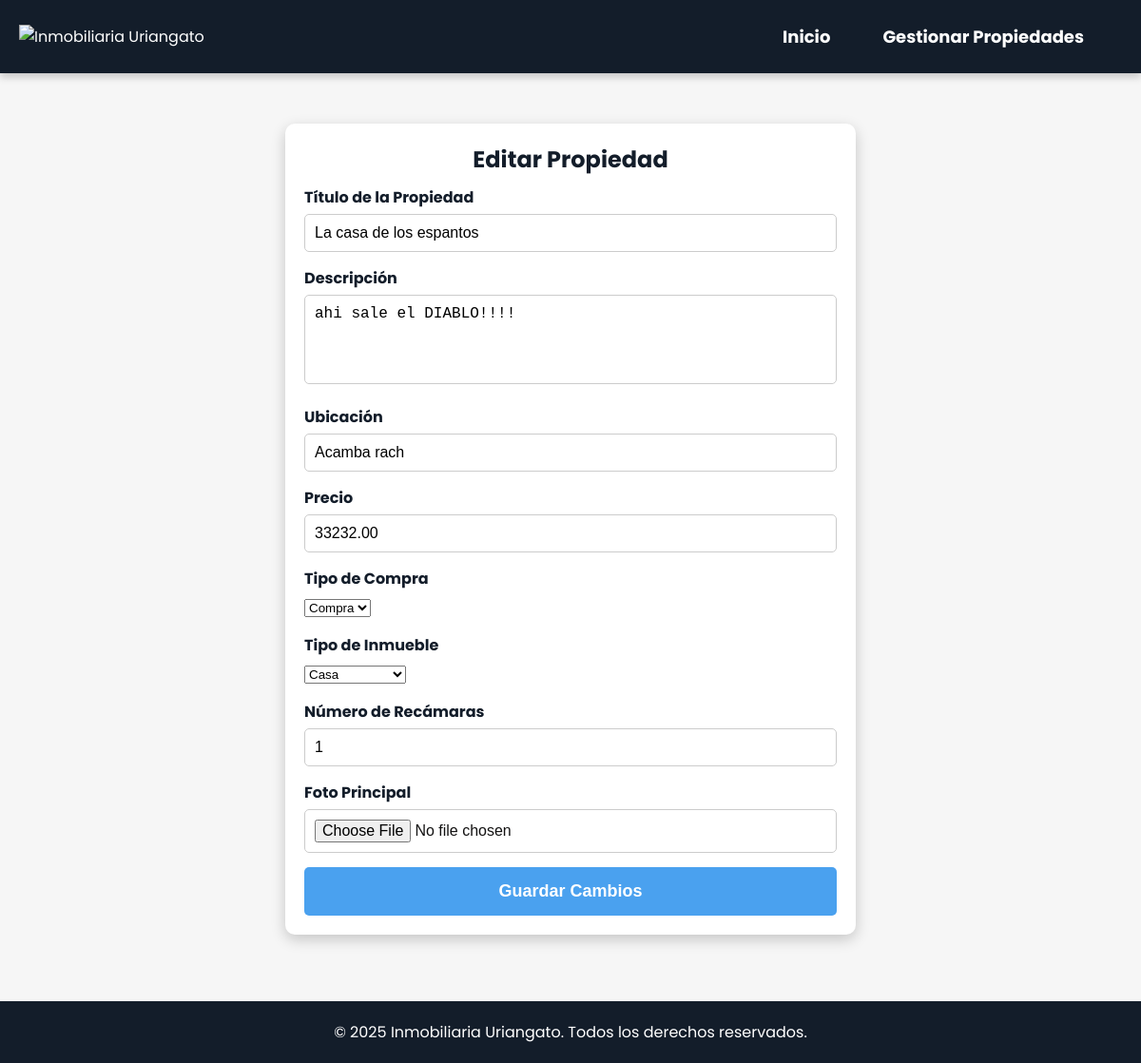
The page /editar-propiedad/6/ on the database its author committed.
### principal/models.py (models this page shows, shortened)
class Propiedad(models.Model):
    TIPO_COMPRA_CHOICES = [
        ('compra', 'Compra'),
        ('renta', 'Renta'),
    ]
    TIPO_INMUEBLE_CHOICES = [
        ('casa', 'Casa'),
        ('departamento', 'Departamento'),
        ('terreno', 'Terreno'),
    ]
    titulo = models.CharField(max_length=200)
    descripcion = models.TextField()
    ubicacion = models.CharField(max_length=200)
    precio = models.DecimalField(max_digits=18, decimal_places=2)
    foto_principal = models.ImageField(upload_to='propiedades/')
    fecha_creacion = models.DateTimeField(auto_now_add=True)
    tipo_compra = models.CharField(max_length=10, choices=TIPO_COMPRA_CHOICES, default='compra')
    tipo_inmueble = models.CharField(max_length=15, choices=TIPO_INMUEBLE_CHOICES, default='casa')
    numero_recamaras = models.IntegerField(default=1)

### principal/views.py (the view, shortened to what this page needs)
# urls.py: path('editar-propiedad/<int:propiedad_id>/', views.editar_propiedad, name='editar_propiedad'),
def editar_propiedad(request, propiedad_id):
    propiedad = get_object_or_404(Propiedad, id=propiedad_id)
    return render(request, 'principal/editar_propiedad.html', {'propiedad': propiedad})

### principal/templates/principal/editar_propiedad.html (shortened to what this page needs)
<!DOCTYPE html>
<html lang="es">
<head>
    {% load static %}
    <link rel="stylesheet" href="{% static 'estilos/main.css' %}">
    <link rel="stylesheet" href="{% static 'estilos/agregar_propiedad.css' %}">
</head>
<body>
<header>
    <div class="logo">
        <img src="{% static 'imagenes/logo.png' %}" alt="Inmobiliaria Uriangato">
    </div>
    <nav>
        <ul>
            <li><a href="{% url 'index' %}">Inicio</a></li>
            <li><a href="{% url 'propiedades_admin' %}">Gestionar Propiedades</a></li>
        </ul>
    </nav>
</header>
<main>
    <section class="formulario-container">
        <h2>Editar Propiedad</h2>
        <form action="" method="POST" enctype="multipart/form-data">
            <div class="form-group">
                <label for="titulo">Título de la Propiedad</label>
                <input type="text" id="titulo" name="titulo" value="{{ propiedad.titulo }}" required>
            </div>
            <div class="form-group">
                <label for="descripcion">Descripción</label>
                <textarea id="descripcion" name="descripcion" rows="4" required>{{ propiedad.descripcion }}</textarea>
            </div>
            <div class="form-group">
                <label for="ubicacion">Ubicación</label>
                <input type="text" id="ubicacion" name="ubicacion" value="{{ propiedad.ubicacion }}" required>
            </div>
            <div class="form-group">
                <label for="precio">Precio</label>
                <input type="number" id="precio" name="precio" value="{{ propiedad.precio }}" required>
            </div>
            <div class="form-group">
                <label for="tipo_compra">Tipo de Compra</label>
                <select id="tipo_compra" name="tipo_compra" required>
                    <option value="compra" {% if propiedad.tipo_compra == "compra" %}selected{% endif %}>Compra</option>
                </select>
            </div>
            <div class="form-group">
                <label for="tipo_inmueble">Tipo de Inmueble</label>
                <select id="tipo_inmueble" name="tipo_inmueble" required>
                    <option value="casa" {% if propiedad.tipo_inmueble == "casa" %}selected{% endif %}>Casa</option>
                </select>
            </div>
            <div class="form-group">
                <label for="numero_recamaras">Número de Recámaras</label>
                <input type="number" id="numero_recamaras" name="numero_recamaras" value="{{ propiedad.numero_recamaras }}" min="0" required>
            </div>
            <div class="form-group">
                <label for="foto_principal">Foto Principal</label>
                <input type="file" id="foto_principal" name="foto_principal" accept="image/*">
            </div>
            <button type="submit" class="btn-enviar">Guardar Cambios</button>
        </form>
    </section>
</main>
<footer>
    <p>&copy; 2025 Inmobiliaria Uriangato. Todos los derechos reservados.</p>
</footer>
</body>
</html>

### principal/static/estilos/main.css (style rules this page uses)
:root { --primary-color: #4AA1EF; --secondary-color: #0CDDC7; --dark-bg: #131D2A; --text-color: #131212; --light-bg: #F6F6F6; --white: #FFFFFF; }
body { min-height: 100vh; display: flex; flex-direction: column; font-family: 'Poppins', sans-serif; margin: 0; padding: 0; background-color: var(--light-bg); color: var(--text-color); }
html, body { overflow-x: hidden; width: 100%; }
main { flex: 1; max-width: 100%; overflow-x: hidden; }
* { box-sizing: border-box; margin: 0; padding: 0; }
header { background-color: var(--dark-bg); color: var(--white); padding: 15px 20px; display: flex; justify-content: space-between; align-items: center; position: fixed; top: 0; left: 0; width: 100%; z-index: 1000; transition: all 0.3s ease-in-out; box-shadow: 0px 4px 8px rgba(0, 0, 0, 0.2); }
body { padding-top: 80px; }
.logo img { height: 50px; }
nav ul { list-style: none; margin: 0; padding: 0; display: flex; }
nav ul li { margin-right: 25px; }
nav ul li a { color: var(--white); text-decoration: none; font-size: 18px; font-weight: bold; transition: color 0.3s; }
footer { background-color: var(--dark-bg); color: var(--white); text-align: center; padding: 20px; position: relative; bottom: 0; width: 100%; margin-top: 20px; }
nav ul { list-style: none; margin: 0; padding: 0; display: flex; position: relative; }
nav ul li { position: relative; margin-right: 25px; }
nav ul li a { color: var(--white); text-decoration: none; font-size: 18px; font-weight: bold; transition: color 0.3s; padding: 10px 15px; display: block; }

### principal/static/estilos/agregar_propiedad.css (style rules this page uses)
.formulario-container { max-width: 600px; margin: 50px auto; padding: 20px; background: var(--white); border-radius: 10px; box-shadow: 0px 5px 15px rgba(0, 0, 0, 0.2); text-align: center; }
.formulario-container h2 { color: var(--dark-bg); margin-bottom: 10px; }
.form-group { text-align: left; margin-bottom: 15px; }
.form-group label { display: block; font-weight: bold; margin-bottom: 5px; color: var(--dark-bg); }
input, textarea { width: 100%; padding: 10px; border: 1px solid #ccc; border-radius: 5px; font-size: 16px; }
textarea { resize: none; }
.btn-enviar { display: block; width: 100%; background: var(--primary-color); color: var(--white); padding: 15px; border: none; border-radius: 5px; font-size: 18px; font-weight: bold; cursor: pointer; transition: background 0.3s; }

### rows shown on the page
Propiedad: titulo "La casa de los espantos", descripcion "ahi sale el DIABLO!!!!", ubicacion "Acamba rach", precio "33232.00", tipo_compra "Compra", tipo_inmueble "Casa", numero_recamaras "1"
